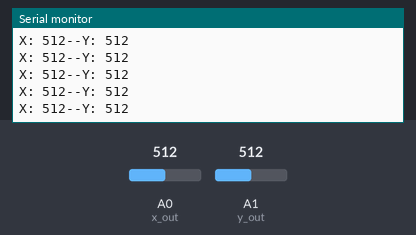
This sketch was run on a simulated Arduino Uno, built with avr-gcc and run on an emulated ATmega328P. Parts: the last lines printed to the serial monitor. Inputs (shaded band) come from the test bench; at power-on: A0 (x_out) = 512, A1 (y_out) = 512. No radio packets arrive unless stated.

Above: at 1.2 s.
1.3 s: A0 (x_out) set to 106
At 2.1 s:
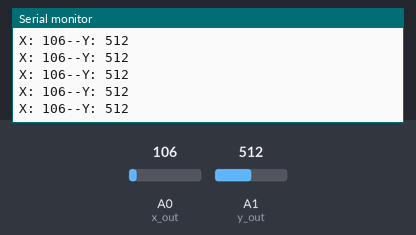
4.3 s: A0 (x_out) set to 92
At 5.2 s:
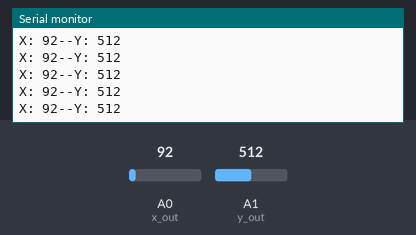
10.3 s: A0 (x_out) set to 990
At 11.1 s:
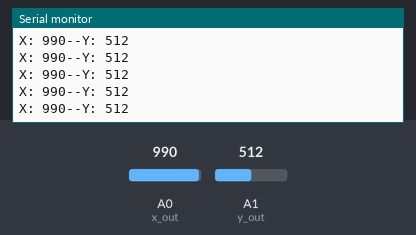
11.8 s: A0 (x_out) set to 1016
At 12.8 s:
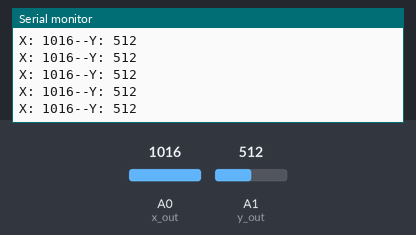
Timing chart, 0 to 14.8 s (numbered marks = the images above; inputs shaded):
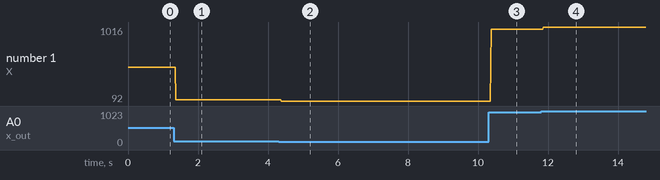

Measured:
- after the input at 1.3 s, the serial monitor: prints a new line after 0.07 s (image 1)
- after the input at 4.3 s, the serial monitor: prints a new line after 0.08 s (image 2)
- after the input at 10.3 s, the serial monitor: prints a new line after 0.07 s (image 3)
- after the input at 11.8 s, the serial monitor: prints a new line after 0.07 s (image 4)
- plotted number 1: 512 → 106 after the input at 1.3 s, 106 → 92 after the input at 4.3 s, 92 → 990 after the input at 10.3 s, 990 → 1016 after the input at 11.8 s

The sketch:

Transmitter.ino
```cpp
#include <SPI.h>
#include <nRF24L01.h>
#include <RF24.h>

const int x_out = A0;
const int y_out = A1;
RF24 radio(7, 8); // CE, CSN

const byte address[6] = "00001";
struct data {
  int xAxis;
  int yAxis;

};
data send_data;

void setup() {
  Serial.begin(9600);
  radio.begin();
  radio.openWritingPipe(address);
  radio.setPALevel(RF24_PA_MIN);
  radio.stopListening();
}

void loop() {

  send_data.xAxis = analogRead(x_out);
  send_data.yAxis = analogRead(y_out);
  Serial.print("X: ");
  Serial.print(send_data.xAxis);
  Serial.print("--Y: ");
  Serial.println(send_data.yAxis);

  radio.write(&send_data, sizeof(data));
//  delay(100);
}
```
